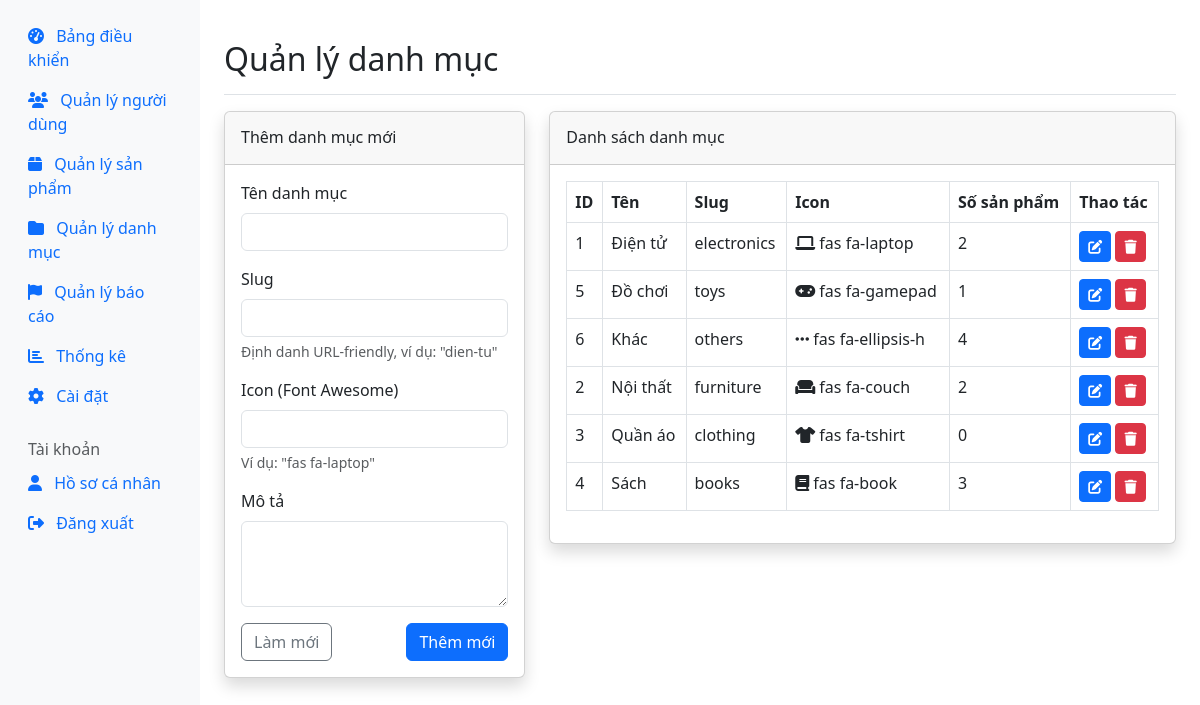
Screenshot of /admin/categories.php (signed in) with the database file from the repository.
### tables this page shows
CREATE TABLE `categories` (
  `id` int(11) NOT NULL,
  `name` varchar(100) NOT NULL,
  `slug` varchar(100) NOT NULL,
  `icon` varchar(50) DEFAULT 'fas fa-folder',
  `description` text DEFAULT NULL,
  `created_at` timestamp NOT NULL DEFAULT current_timestamp()
);

### admin/categories.php (the view, shortened to what this page needs)
<?php
include '../config/db.php';
$edit_mode = false;
$category_id = 0;
$category_name = '';
$category_slug = '';
$category_icon = '';
$category_description = '';
$sql = "SELECT c.*, (SELECT COUNT(*) FROM products WHERE category = c.slug) as product_count FROM categories c ORDER BY c.name ASC";
$result = $conn->query($sql);
?>
<!DOCTYPE html>
<html lang="vi">
<head>
    <link href="https://cdn.jsdelivr.net/npm/bootstrap@5.3.0/dist/css/bootstrap.min.css" rel="stylesheet">
    <link rel="stylesheet" href="https://cdnjs.cloudflare.com/ajax/libs/font-awesome/6.4.0/css/all.min.css">
    <link rel="stylesheet" href="../assets/css/style.css">
</head>
<body>
    <div class="container-fluid">
        <div class="row">
            <?php include 'sidebar.php'; ?>
            <main class="col-md-9 ms-sm-auto col-lg-10 px-md-4 py-4">
                <div class="d-flex justify-content-between flex-wrap flex-md-nowrap align-items-center pt-3 pb-2 mb-3 border-bottom">
                    <h1 class="h2">Quản lý danh mục</h1>
                </div>
                <div class="row">
                    <div class="col-md-4">
                        <div class="card shadow mb-4">
                            <div class="card-header py-3">
                                <h6 class="m-0 font-weight-bold"><?php echo $edit_mode ? 'Chỉnh sửa danh mục' : 'Thêm danh mục mới'; ?></h6>
                            </div>
                            <div class="card-body">
                                <form method="POST" action="<?php echo $edit_mode ? htmlspecialchars($_SERVER["PHP_SELF"] . "?action=edit&id=" . $category_id) : htmlspecialchars($_SERVER["PHP_SELF"]); ?>">
                                    <div class="mb-3">
                                        <label for="name" class="form-label">Tên danh mục</label>
                                        <input type="text" class="form-control" id="name" name="name" value="<?php echo htmlspecialchars($category_name); ?>" required>
                                    </div>
                                    <div class="mb-3">
                                        <label for="slug" class="form-label">Slug</label>
                                        <input type="text" class="form-control" id="slug" name="slug" value="<?php echo htmlspecialchars($category_slug); ?>" required>
                                        <div class="form-text">Định danh URL-friendly, ví dụ: "dien-tu"</div>
                                    </div>
                                    <div class="mb-3">
                                        <label for="icon" class="form-label">Icon (Font Awesome)</label>
                                        <input type="text" class="form-control" id="icon" name="icon" value="<?php echo htmlspecialchars($category_icon); ?>" required>
                                        <div class="form-text">Ví dụ: "fas fa-laptop"</div>
                                    </div>
                                    <div class="mb-3">
                                        <label for="description" class="form-label">Mô tả</label>
                                        <textarea class="form-control" id="description" name="description" rows="3"><?php echo htmlspecialchars($category_description); ?></textarea>
                                    </div>
                                    <div class="d-flex justify-content-between">
                                        <?php if ($edit_mode): ?>
                                            <a href="categories.php" class="btn btn-outline-secondary">Hủy</a>
                                            <button type="submit" class="btn btn-primary">Cập nhật</button>
                                        <?php else: ?>
                                            <button type="reset" class="btn btn-outline-secondary">Làm mới</button>
                                            <button type="submit" class="btn btn-primary">Thêm mới</button>
                                        <?php endif; ?>
                                    </div>
                                </form>
                            </div>
                        </div>
                    </div>
                    <div class="col-md-8">
                        <div class="card shadow mb-4">
                            <div class="card-header py-3">
                                <h6 class="m-0 font-weight-bold">Danh sách danh mục</h6>
                            </div>
                            <div class="card-body">
                                <div class="table-responsive">
                                    <table class="table table-bordered" width="100%" cellspacing="0">
                                        <thead>
                                            <tr>
                                                <th>ID</th>
                                                <th>Tên</th>
                                                <th>Slug</th>
                                                <th>Icon</th>
                                                <th>Số sản phẩm</th>
                                                <th>Thao tác</th>
                                            </tr>
                                        </thead>
                                        <tbody>
                                            <?php if ($result->num_rows > 0): ?>
                                                <?php while($category = $result->fetch_assoc()): ?>
                                                    <tr>
                                                        <td><?php echo $category['id']; ?></td>
                                                        <td><?php echo $category['name']; ?></td>
                                                        <td><?php echo $category['slug']; ?></td>
                                                        <td><i class="<?php echo $category['icon']; ?>"></i> <?php echo $category['icon']; ?></td>
                                                        <td><?php echo $category['product_count']; ?></td>
                                                        <td>
                                                            <a href="categories.php?action=edit&id=<?php echo $category['id']; ?>" class="btn btn-sm btn-primary">
                                                                <i class="fas fa-edit"></i>
                                                            </a>
                                                            <a href="categories.php?action=delete&id=<?php echo $category['id']; ?>" class="btn btn-sm btn-danger" onclick="return confirm('Bạn có chắc chắn muốn xóa danh mục này?')">
                                                                <i class="fas fa-trash"></i>
                                                            </a>
                                                        </td>
                                                    </tr>
                                                <?php endwhile; ?>
                                            <?php else: ?>
                                                <tr>
                                                    <td colspan="6" class="text-center">Không có danh mục nào</td>
                                                </tr>
                                            <?php endif; ?>
                                        </tbody>
                                    </table>
                                </div>
                            </div>
                        </div>
                    </div>
                </div>
            </main>
        </div>
    </div>
</body>
</html>

### rows the page displays
categories: id "1", name "Điện tử", slug "electronics", icon "fas fa-laptop", product_count "2"
categories: id "5", name "Đồ chơi", slug "toys", icon "fas fa-gamepad", product_count "1"
categories: id "6", name "Khác", slug "others", icon "fas fa-ellipsis-h", product_count "4"
categories: id "2", name "Nội thất", slug "furniture", icon "fas fa-couch", product_count "2"
categories: id "3", name "Quần áo", slug "clothing", icon "fas fa-tshirt", product_count "0"
categories: id "4", name "Sách", slug "books", icon "fas fa-book", product_count "3"
